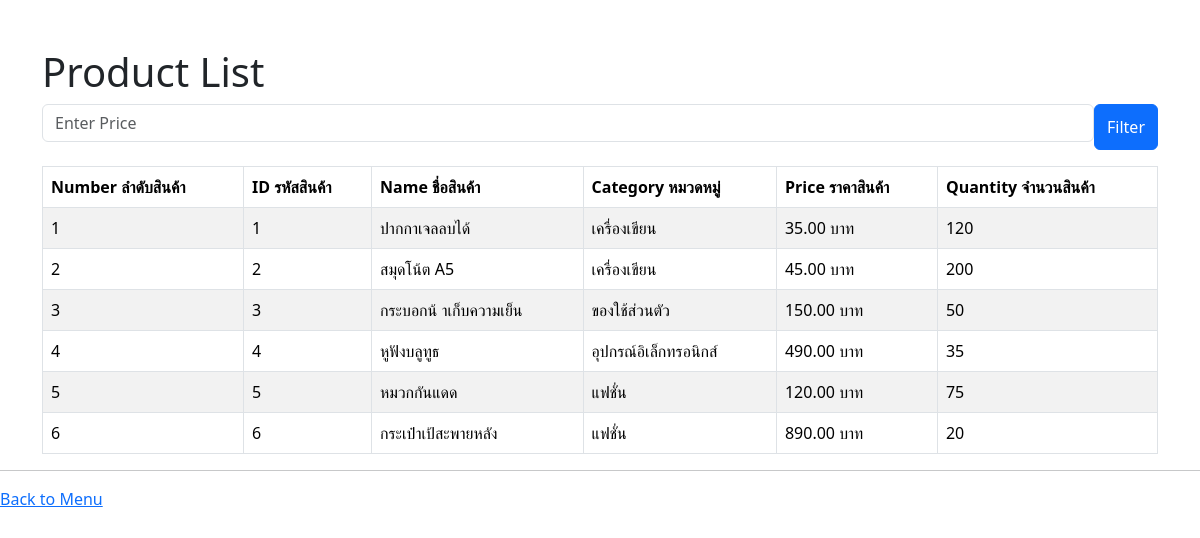
The page /W08_01_ProductfromDB.php on the database its author committed.
### tables this page shows
CREATE TABLE products ( product_id INT AUTO_INCREMENT PRIMARY KEY, product_name VARCHAR(100) NOT NULL, description TEXT, price DECIMAL(10,2) NOT NULL, stock_quantity INT NOT NULL, category VARCHAR(50), created_at TIMESTAMP DEFAULT CURRENT_TIMESTAMP );

### W08_01_ProductfromDB.php (the view, shortened to what this page needs)
<?php
require_once 'W07_01_ConnectDB.php';
?>
<!DOCTYPE html>
<html lang="en">
<head>
    <link href="https://cdn.jsdelivr.net/npm/bootstrap@5.3.7/dist/css/bootstrap.min.css" rel="stylesheet">
    <link href="https://cdn.datatables.net/2.0.8/css/dataTables.dataTables.min.css" rel="stylesheet">
</head>
<body>
    <?php
    $sql = "SELECT * FROM products";
    $stmt = $conn->prepare($sql);
    $stmt->execute();
    $data = $stmt->fetchAll(PDO::FETCH_ASSOC);
    ?>
    <div class="container mt-5">
        <h1>Product List</h1>
        <form action="" method="post" class="mb-3">
            <div class="d-flex ">
                <input type="number" name="price" placeholder="Enter Price" class="form-control mb-2" required>
                <button type="submit" class="btn btn-primary ">Filter</button>
            </div>
        </form>
        <table id="productTable" class=" table table-striped table-bordered">
            <thead>
                <tr>
                    <th>Number ลำดับสินค้า</th>
                    <th>ID รหัสสินค้า</th>
                    <th>Name ชื่อสินค้า</th>
                    <th>Category หมวดหมู่</th>
                    <th>Price ราคาสินค้า</th>
                    <th>Quantity จำนวนสินค้า</th>
                </tr>
            </thead>
            <tbody>
                <?php
                if (isset($_POST['price']) && !empty($_POST['price'])) {
                    $filterPrice = $_POST['price'];
                    $filteredProduct = array_filter($products, function ($product) use ($filterPrice) {
                        return $product['price'] == $filterPrice;
                    });
                    $filteredProduct = array_values($filteredProduct);
                } else {
                    $filteredProduct = $data;
                }
                foreach ($filteredProduct as $index => $product) {
                    echo "<tr>";
                    echo "<td>" . $index + 1 . "</td>";
                    echo "<td>" . $product['product_id'] . "</td>";
                    echo "<td>" . $product['product_name'] . "</td>";
                    echo "<td>" . $product['category'] . "</td>";
                    echo "<td>" . $product['price'] . " บาท" . "</td>";
                    echo "<td>" . $product['stock_quantity'] . "</td>";
                    echo "</tr>";
                }
                ?>
            </tbody>
        </table>
    </div>
     <hr>
            <a href="Index.php">Back to Menu</a>
</body>
</html>

### rows shown on the page
products: product_id "1", product_name "ปากกาเจลลบได้", category "เครื่องเขียน", price "35.00", stock_quantity "120"
products: product_id "2", product_name "สมุดโน้ต A5", category "เครื่องเขียน", price "45.00", stock_quantity "200"
products: product_id "3", product_name "กระบอกน้ าเก็บความเย็น", category "ของใช้ส่วนตัว", price "150.00", stock_quantity "50"
products: product_id "4", product_name "หูฟังบลูทูธ", category "อุปกรณ์อิเล็กทรอนิกส์", price "490.00", stock_quantity "35"
products: product_id "5", product_name "หมวกกันแดด", category "แฟชั่น", price "120.00", stock_quantity "75"
products: product_id "6", product_name "กระเป๋าเป้สะพายหลัง", category "แฟชั่น", price "890.00", stock_quantity "20"
